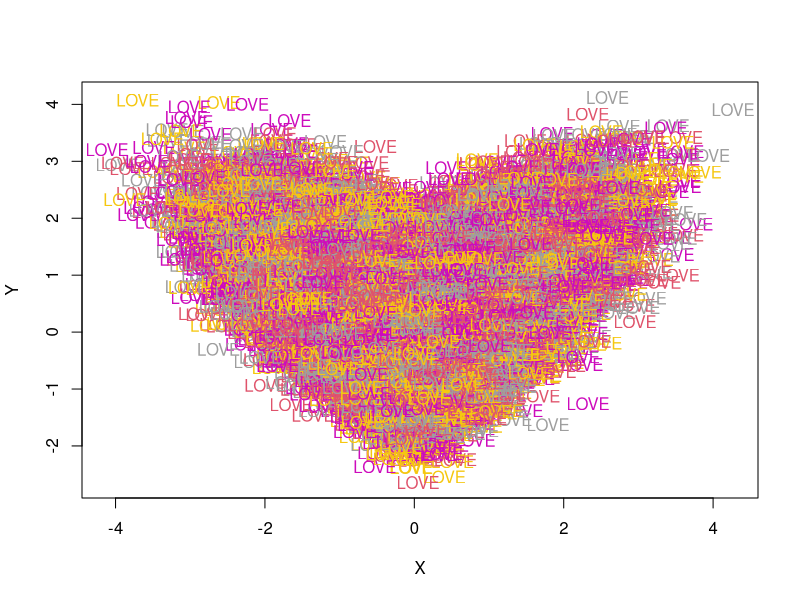

This chart was generated by the following R code:
n=50000;
r=0.7;r_e=(1-r*r)^.5;
X=rnorm(n);
Y=X*r+r_e*rnorm(n);
Y=ifelse(X>0,Y,-Y);
a<-sample(c(2,6,7,8),50000,T)
b<-sample(c(76,79,86,69),50000,T)
plot(X,Y,col=0)
text(X,Y,"LOVE",col=a)
